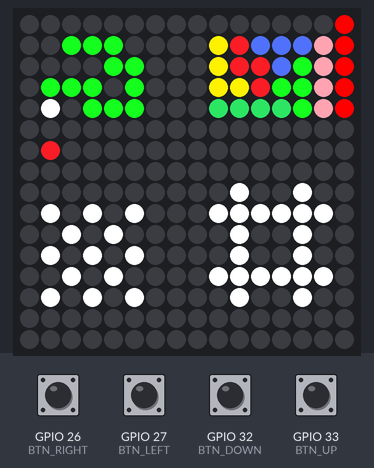
The sketch below on a simulated ESP32. On the bench: 16×16 RGB LED matrix (first LED top left, wired row by row). The inputs (shaded band) are chosen by the test bench; at power-on: GPIO 26 (BTN_RIGHT), GPIO 27 (BTN_LEFT), GPIO 32 (BTN_DOWN), GPIO 33 (BTN_UP) HIGH.

Above: at 1.2 s.
1.3 s: GPIO 26 (BTN_RIGHT) pulled LOW for 0.15 s
At 2.2 s:
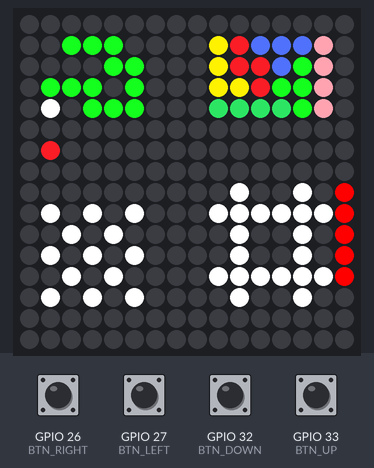
2.9 s: GPIO 33 (BTN_UP) pulled LOW for 0.15 s
At 4.0 s:
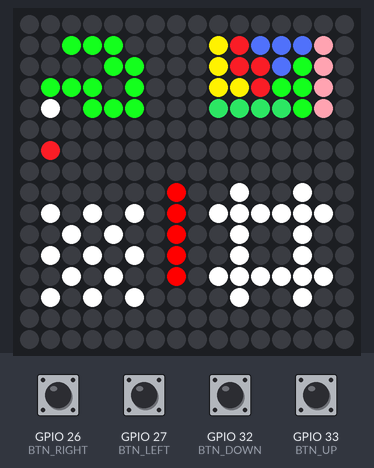
4.5 s: GPIO 27 (BTN_LEFT) pulled LOW for 0.15 s
At 5.8 s:
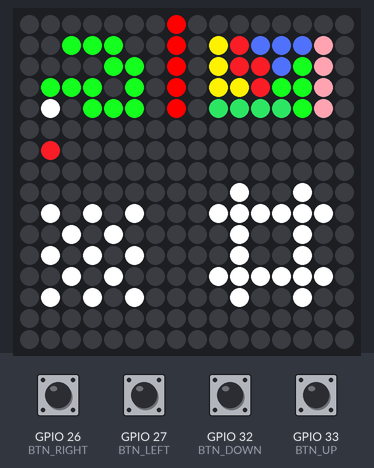
Timing chart, 0 to 7.5 s (numbered marks = the images above; inputs shaded):
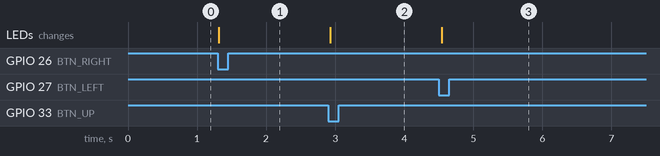

Measured:
- after the input at 1.3 s, the LEDs: change at once (image 1)
- after the input at 2.9 s, the LEDs: change at once (image 2)
- after the input at 4.5 s, the LEDs: change at once (image 3)

The sketch:

tela_selection.ino
```cpp
#include <FastLED.h>

#define DATA_PIN 25
#define WIDTH 16
#define HEIGHT 16
#define NUM_LEDS (WIDTH * HEIGHT)

// ====== PINOS DO CONTROLE ======
#define BTN_UP     33
#define BTN_DOWN   32
#define BTN_LEFT   27
#define BTN_RIGHT  26

int lastUp = HIGH;
int lastDown = HIGH;
int lastLeft = HIGH;
int lastRight = HIGH;

CRGB leds[NUM_LEDS];

// --- Função serpentina ---
int XY(int x, int y) {
  if (x % 2 == 0) return x * HEIGHT + y;
  else return x * HEIGHT + (HEIGHT - 1 - y);
}

// --- Cores ---
#define VERDE CRGB(20,255,29)
#define PRETO CRGB(0,0,0)
#define AMARELO CRGB(255,242,0)
#define VERMELHO CRGB(237,28,36)
#define BRANCO CRGB(255,255,255)
#define AZUL CRGB(77,109,243)
#define RED CRGB(255,0,0)

// --- Matriz original (exemplo simplificado, substitua pela sua) ---
const CRGB image16x16[16*16] = {
  PRETO, PRETO, PRETO, PRETO, PRETO, PRETO, PRETO, PRETO, PRETO, PRETO, PRETO, PRETO, PRETO, PRETO, PRETO, PRETO,
  PRETO, PRETO, PRETO, VERDE, BRANCO, PRETO, VERMELHO, PRETO, PRETO, BRANCO, PRETO, BRANCO, PRETO, BRANCO, PRETO, PRETO,
  PRETO, VERDE, PRETO, VERDE, PRETO, PRETO, PRETO, PRETO, PRETO, PRETO, BRANCO, PRETO, BRANCO, PRETO, PRETO, PRETO,
  PRETO, VERDE, PRETO, VERDE, VERDE, PRETO, PRETO, PRETO, PRETO, BRANCO, PRETO, BRANCO, PRETO, BRANCO, PRETO, PRETO,
  PRETO, VERDE, VERDE, PRETO, VERDE, PRETO, PRETO, PRETO, PRETO, PRETO, BRANCO, PRETO, BRANCO,PRETO, PRETO, PRETO,
  PRETO, PRETO, VERDE, VERDE, VERDE, PRETO, PRETO, PRETO, PRETO, BRANCO, PRETO, BRANCO, PRETO, BRANCO, PRETO, PRETO,
  PRETO, PRETO, PRETO, PRETO, PRETO, PRETO, PRETO, PRETO, PRETO, PRETO, PRETO, PRETO, PRETO, PRETO, PRETO, PRETO,
  PRETO, PRETO, PRETO, PRETO, PRETO, PRETO, PRETO, PRETO, PRETO, PRETO, PRETO, PRETO, PRETO, PRETO, PRETO, PRETO,
  PRETO, PRETO, PRETO, PRETO, PRETO, PRETO, PRETO, PRETO, PRETO, PRETO, PRETO, PRETO, PRETO, PRETO, PRETO, PRETO,
  PRETO, AMARELO, AMARELO, AMARELO, CRGB(34,177,76), PRETO, PRETO, PRETO, PRETO, BRANCO, PRETO, PRETO, BRANCO, PRETO, PRETO, PRETO,
  PRETO, VERMELHO, VERMELHO, AMARELO, CRGB(34,177,76), PRETO, PRETO, PRETO, BRANCO, BRANCO, BRANCO, BRANCO, BRANCO, BRANCO, PRETO, PRETO,
  PRETO, AZUL, VERMELHO, VERMELHO, CRGB(34,177,76), PRETO, PRETO, PRETO, PRETO, BRANCO, PRETO, PRETO, BRANCO, PRETO, PRETO, PRETO,
  PRETO, AZUL, AZUL, VERDE, CRGB(34,177,76), PRETO, PRETO, PRETO, PRETO, BRANCO, PRETO, PRETO, BRANCO, PRETO, PRETO, PRETO,
  PRETO, AZUL, VERDE, VERDE, VERDE, PRETO, PRETO, PRETO, BRANCO, BRANCO, BRANCO, BRANCO, BRANCO, BRANCO, PRETO, PRETO,
  PRETO, CRGB(255,163,177), CRGB(255,163,177), CRGB(255,163,177), CRGB(255,163,177), PRETO, PRETO, PRETO, PRETO, BRANCO, PRETO, PRETO, BRANCO, PRETO, PRETO, PRETO,
  PRETO, PRETO, PRETO, PRETO, PRETO, PRETO, PRETO, PRETO, PRETO, PRETO, PRETO, PRETO, PRETO, PRETO, PRETO, PRETO,
};

// Cursor
int cursorX = 0;          // coluna do cursor
int cursorY = 15;         // linha do cursor
const int linhaJogo1 = 7;
const int linhaJogo2 = 15;
const int barraWidth = 5;  // largura da barra
const int barraStep = 8;   // passo horizontal

void setup() {
  FastLED.addLeds<WS2812B, DATA_PIN, GRB>(leds, NUM_LEDS);
  FastLED.clear();

  pinMode(BTN_UP, INPUT_PULLUP);
  pinMode(BTN_DOWN, INPUT_PULLUP);
  pinMode(BTN_LEFT, INPUT_PULLUP);
  pinMode(BTN_RIGHT, INPUT_PULLUP);

  mostrarImagem();
}

void loop() {
  int btnUpState = digitalRead(BTN_UP);
  int btnDownState = digitalRead(BTN_DOWN);
  int btnLeftState = digitalRead(BTN_LEFT);
  int btnRightState = digitalRead(BTN_RIGHT);

  // Move verticalmente
  if (lastUp == HIGH && btnUpState == LOW) cursorY = linhaJogo1;
  if (lastDown == HIGH && btnDownState == LOW) cursorY = linhaJogo2;

  // Move horizontalmente
  if (lastLeft == HIGH && btnLeftState == LOW) {
    cursorX -= barraStep;
    if(cursorX < 0) cursorX = 0;
  }
  if (lastRight == HIGH && btnRightState == LOW) {
    cursorX += barraStep;
    if(cursorX > WIDTH - barraWidth) cursorX = WIDTH - barraWidth;
  }

  mostrarImagem();

  lastUp = btnUpState;
  lastDown = btnDownState;
  lastLeft = btnLeftState;
  lastRight = btnRightState;

  delay(100);
}

void mostrarImagem() {
  // Aplica a imagem original
  for(int y=0; y<HEIGHT; y++){
    for(int x=0; x<WIDTH; x++){
      leds[XY(x,y)] = image16x16[y*WIDTH + x];
    }
  }

  // Desenha a barra de 5 LEDs na linha atual
  for(int i=0; i<barraWidth; i++){
    leds[XY(cursorX + i, cursorY)] = RED;
  }

  FastLED.show();
}
```
